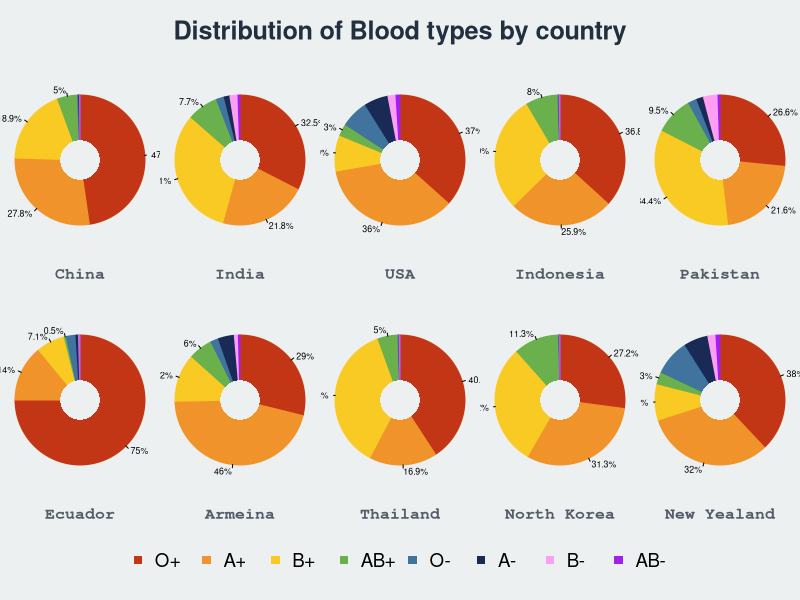

Generate this figure with R:
# Blood group distribution across the world
# MIT License
# Copyright (c) 2022 Anand Mayakonda <anandmt3@gmail.com>
# Recreating plot from https://www.visualcapitalist.com/visualizing-the-most-widespread-blood-types-in-every-country/

data = read.delim(file = "data/10-donut_BloodGroup.tsv")
data2 = read.delim(file = "data/10-donut_BloodGroupCountry.tsv")


cols = hcl.colors(n = 8, palette = "Viridis", alpha = 0.8)
cols = c("#c23616", "#f0932b", "#f9ca24", "#6ab04c", "#40739e", "#192a56", "#ff9ff3", "purple")

# lomat = matrix(data = c(1,1,1,2,2,2,3,3,3,4,4,4,5,5,5,
#                         6,6,6,7,7,7,8,8,8,9,9,9,10,10,10,
#                         11,11,11,0,12,12,12,0,13,13,13,0,14,14,14,
#                         0,0,15,15,15,0,16,16,16,0,17,17,17,0,0),
#                         nrow = 4, byrow = TRUE)

lomat = matrix(data = c(rep(1, 5), 2:11, rep(12, 5)), nrow = 4, ncol = 5, byrow = TRUE)

lo = layout(mat = lomat, heights = c(0.5, 3, 3, 1))

par(mar = c(0, 0, 0, 0), bg = "#ecf0f1")
plot(NA, xlim = c(0, 1), ylim = c(0, 1), axes = FALSE)
title(
  main = "Distribution of Blood types by country",
  line = -3,
  cex.main = 2.3,
  col.main = "white",
  xpd = TRUE,
  outer = TRUE,
  family = "Helvetica", col.main = "#222f3e"
)
# text(
#   x = 0.5,
#   y = 0.3,
#   label = "Distribution of Blood types by country",
#   cex = 2,
#   font = 2,
#   col = "white", xpd = TRUE, family = "Helvetica"
# )


par(mar = c(1, 1, 1, 1))

for(i in 1:nrow(data2)){
  pie(
    as.numeric(data2[i, 2:9]),
    clockwise = TRUE,
    col = cols,
    border = cols,
    labels = paste0(as.numeric(data2[i, 2:ncol(data)])[1:4], "%"), radius = 1.05, col.lab = "white", xpd = TRUE, cex = 0.8
  ) #
  points(x = 0, y = 0, pch = 19, cex = 8, col = "#ecf0f1", lwd = 0)
  #legend(x = "bottomright", legend = data[i,"Region"], bty = "n", cex.title = 1.2, adj = 0)
  text(
    x = 0,
    y = -2,
    label = paste0(data2[i, "Country"], "\n", data2[i, "Pop"]),
    family = "mono",
    cex = 1.5,
    xpd = TRUE,
    font = 2,
    col = "#535c68"
  )
}

plot(NA, xlim = c(0, 1), ylim = c(0, 1), axes = FALSE)
legend(
  x = "center",
  legend = c("O+", "A+", "B+", "AB+", "O-", "A-", "B-", "AB-"),
  col = cols,
  ncol = 8,
  pch = 15, bty = "n", cex = 1.7
)

# for(i in 1:nrow(data)){
#   pie(
#     as.numeric(data[i, 2:ncol(data)]),
#     clockwise = TRUE,
#     col = cols,
#     border = cols,
#     labels = paste0(as.numeric(data[i, 2:ncol(data)]), "%"), radius = 1.05, col.font = cols, xpd = TRUE, cex = 0.8
#   ) #
#   points(x = 0, y = 0, pch = 19, cex = 8, col = "white", lwd = 0)
#   #legend(x = "bottomright", legend = data[i,"Region"], bty = "n", cex.title = 1.2, adj = 0)
#   text(x = 0, y = -2, label = data[i,"Region"], family = "mono", cex= 1.4, xpd= TRUE, font = 2)
# }


